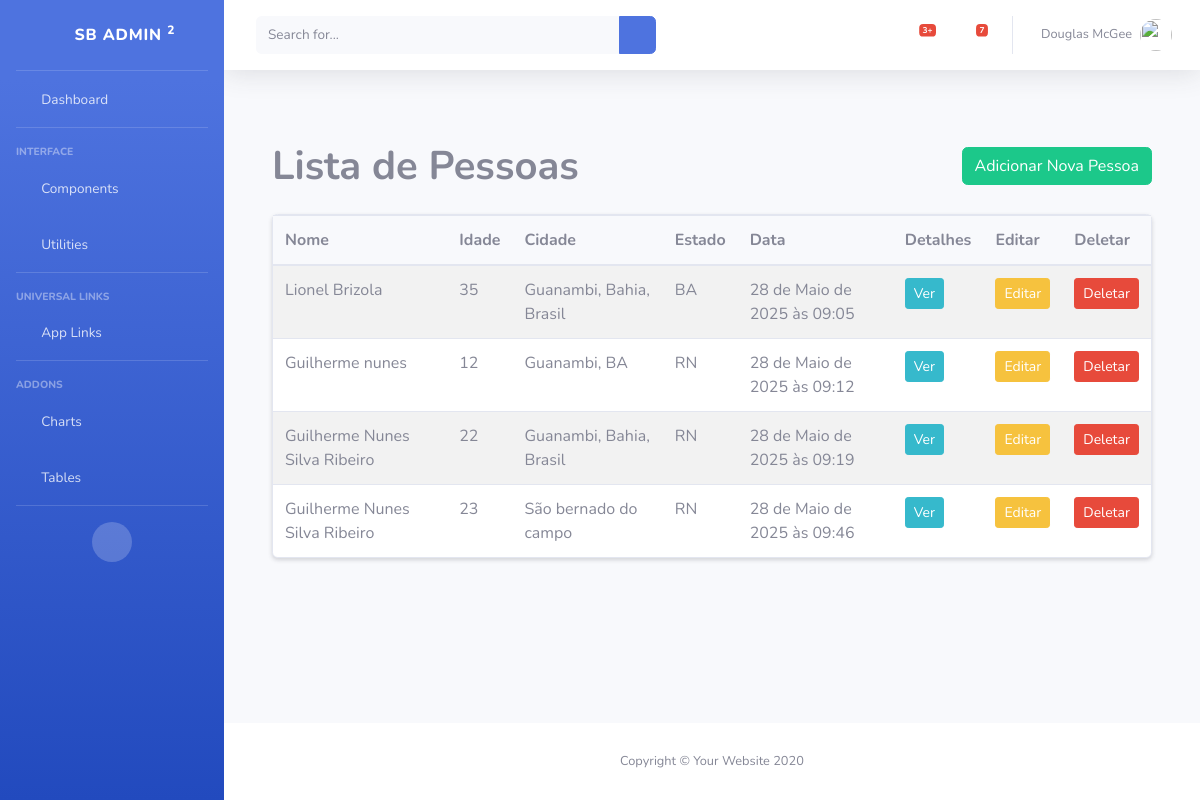
Page /pessoa/read/ (signed in) on the earlier database version.
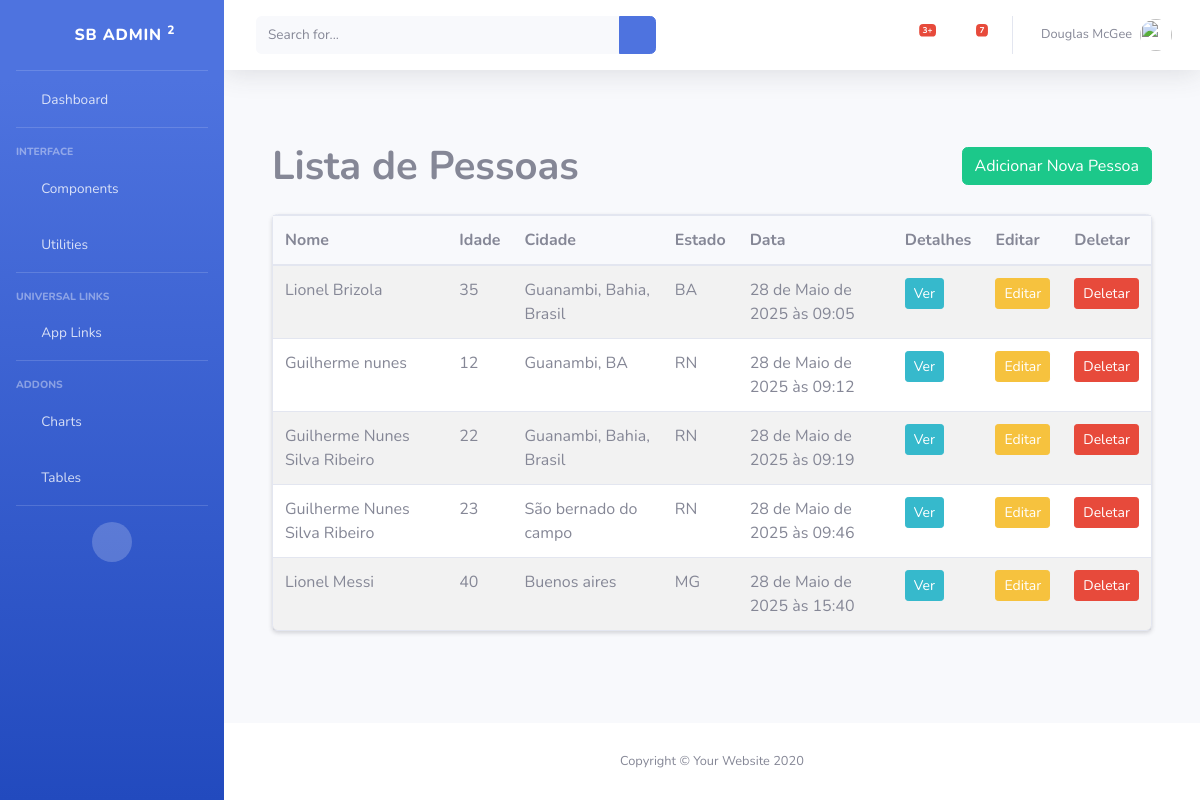
Same page on the later database version.
### pessoa/models.py (models this page shows, shortened)
class Pessoa(models.Model):
    nome = models.CharField(max_length=100)
    idade = models.IntegerField()
    cidade = models.CharField(max_length=100)
    estado = models.CharField(max_length=2)
    data = models.DateTimeField(auto_now_add=True)
    setor = models.ForeignKey(Setor, on_delete=models.CASCADE)

### pessoa/views.py (the view)
# urls.py: path('read/', views.read, name='read'),
@login_required
def read(request):
    pessoas = Pessoa.objects.all()
    contexto = {'pessoas': pessoas}
    return render(request, 'pessoa/lista.html', contexto)

### template/pessoa/lista.html
{% extends '_base.html' %}
{% block content %}
<main class="container py-5">
    <div class="d-flex justify-content-between align-items-center mb-4">
        <h1 class="mb-0"><strong>Lista de Pessoas</strong></h1>
        {% if perms.pessoa.add_pessoa %}
            <a href="{% url 'pessoa:create' %}" class="btn btn-success">Adicionar Nova Pessoa</a>
        {% endif %}
    </div>
    <div class="card shadow-sm">
        <div class="card-body p-0">
            <div class="table-responsive">
                <table class="table table-striped table-hover mb-0">
                    <thead class="bg-light">
                        <tr>
                            <th scope="col">Nome</th>
                            <th scope="col">Idade</th>
                            <th scope="col">Cidade</th>
                            <th scope="col">Estado</th>
                            <th scope="col">Data</th>
                            <th scope="col">Detalhes</th>
                            {% if perms.pessoa.change_pessoa or perms.pessoa.delete_pessoa %}
                                <th scope="col">Editar</th>
                                <th scope="col">Deletar</th>
                            {% endif %}
                        </tr>
                    </thead>
                    <tbody>
                        {% for pessoa in pessoas %}
                        <tr>
                            <td>{{ pessoa.nome }}</td>
                            <td>{{ pessoa.idade }}</td>
                            <td>{{ pessoa.cidade }}</td>
                            <td>{{ pessoa.estado }}</td>
                            <td>{{ pessoa.data }}</td>
                            <td><a href="{% url 'pessoa:detalhe' pessoa.id %}" class="btn btn-sm btn-info text-white">Ver</a></td>
                            {% if perms.pessoa.change_pessoa %}
                                <td><a href="{% url 'pessoa:update' pessoa.id %}" class="btn btn-sm btn-warning">Editar</a></td>
                            {% endif %}
                            {% if perms.pessoa.delete_pessoa %}
                                <td><a href="{% url 'pessoa:delete' pessoa.id %}" class="btn btn-sm btn-danger">Deletar</a></td>
                            {% endif %}
                        </tr>
                        {% empty %}
                        <tr>
                            <td colspan="{% if perms.pessoa.change_pessoa or perms.pessoa.delete_pessoa %}9{% else %}7{% endif %}" class="text-center py-4 text-muted">Nenhuma pessoa cadastrada.</td>
                        </tr>
                        {% endfor %}
                    </tbody>
                </table>
            </div>
        </div>
    </div>
</main>
{% endblock %}

Differences in the rows shown:
added Pessoa: nome "Lionel Messi", idade "40", cidade "Buenos aires", estado "MG", data "28 de Maio de 2025 às 15:40"
